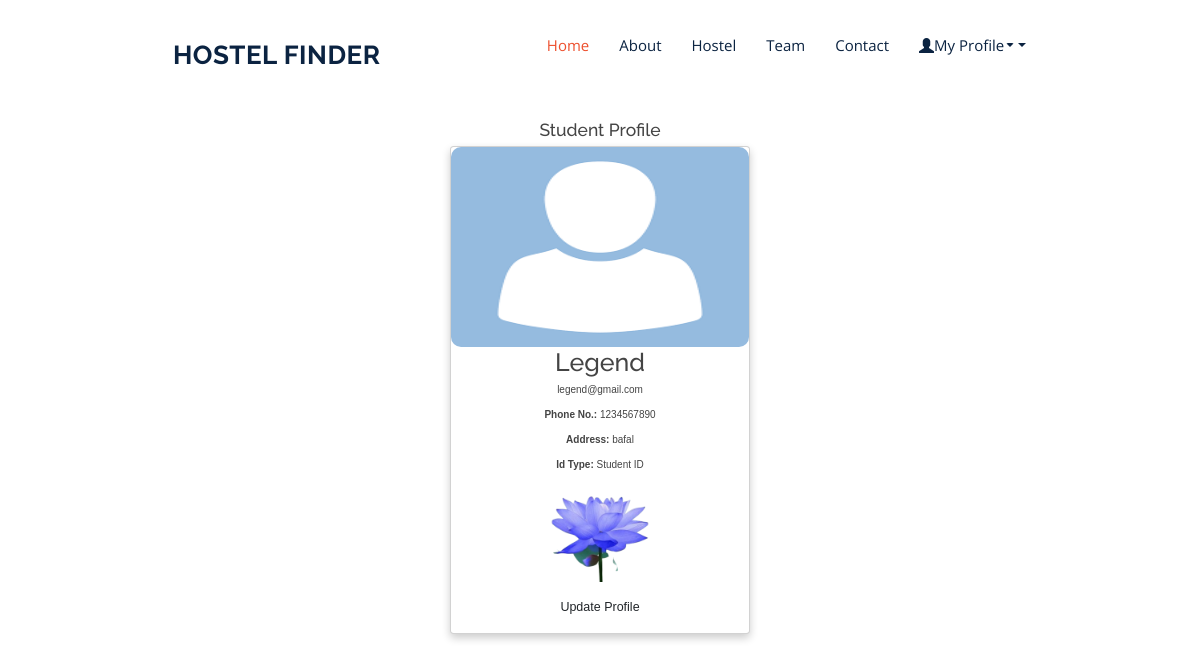
The app's page /profile.php (signed in) with its own data.
### tables this page shows
CREATE TABLE `tenant` (
  `tenant_id` int(10) NOT NULL,
  `full_name` varchar(100) NOT NULL,
  `email` varchar(100) NOT NULL,
  `password` varchar(100) NOT NULL,
  `phone_no` bigint(10) NOT NULL,
  `address` varchar(200) NOT NULL,
  `id_type` varchar(100) NOT NULL,
  `id_photo` varchar(1000) NOT NULL
);

### profile.php (the view, shortened to what this page needs)
<?php
include('navbar.php');
 ?>
 <center style="margin-top:120px;"><h3>Student Profile</h3></center>
      <div class="container">
      <?php
        include("config/config.php");
        $u_email= $_SESSION["email"];
        $sql="SELECT * from tenant where email='$u_email'";
        $result=mysqli_query($db,$sql);
        if(mysqli_num_rows($result)>0)
      {
          while($rows=mysqli_fetch_assoc($result)){
       ?>
        <div class="card">
  <img src="images/avatar.png" alt="John" style="height:200px; width: 100%">
  <h1><?php echo $rows['full_name']; ?></h1>
  <p class="title"><?php echo $rows['email']; ?></p>
  <p><b>Phone No.: </b><?php echo $rows['phone_no']; ?></p>
  <p><b>Address: </b><?php echo $rows['address']; ?></p>
  <p><b>Id Type: </b><?php echo $rows['id_type']; ?></p>
  <p><img src="<?php echo $rows['id_photo']; ?>" height="100px"></p>
  <p><button type="button" class="btn btn-lg" data-toggle="modal" data-target="#myModal">Update Profile</button></p>
</div>
<?php }} ?>

### assets/css/style.css (style rules this page uses)
* { border-radius: 10px; }
body { font-family: "Open Sans", sans-serif; color: #444444; }
h1, h2, h3, h4, h5, h6 { font-family: "Raleway", sans-serif; }

### profile.php (style rules this page uses)
.card { box-shadow: 0 4px 8px 0 rgba(0, 0, 0, 0.2); max-width: 300px; margin: auto; text-align: center; font-family: arial; }
button { border: none; outline: 0; display: inline-block; padding: 8px; color: white; background-color: #000; text-align: center; cursor: pointer; width: 100%; font-size: 18px; }

### records on screen
tenant: full_name "Legend", email "legend@gmail.com", phone_no "1234567890", address "bafal", id_type "Student ID", id_photo (picture)
